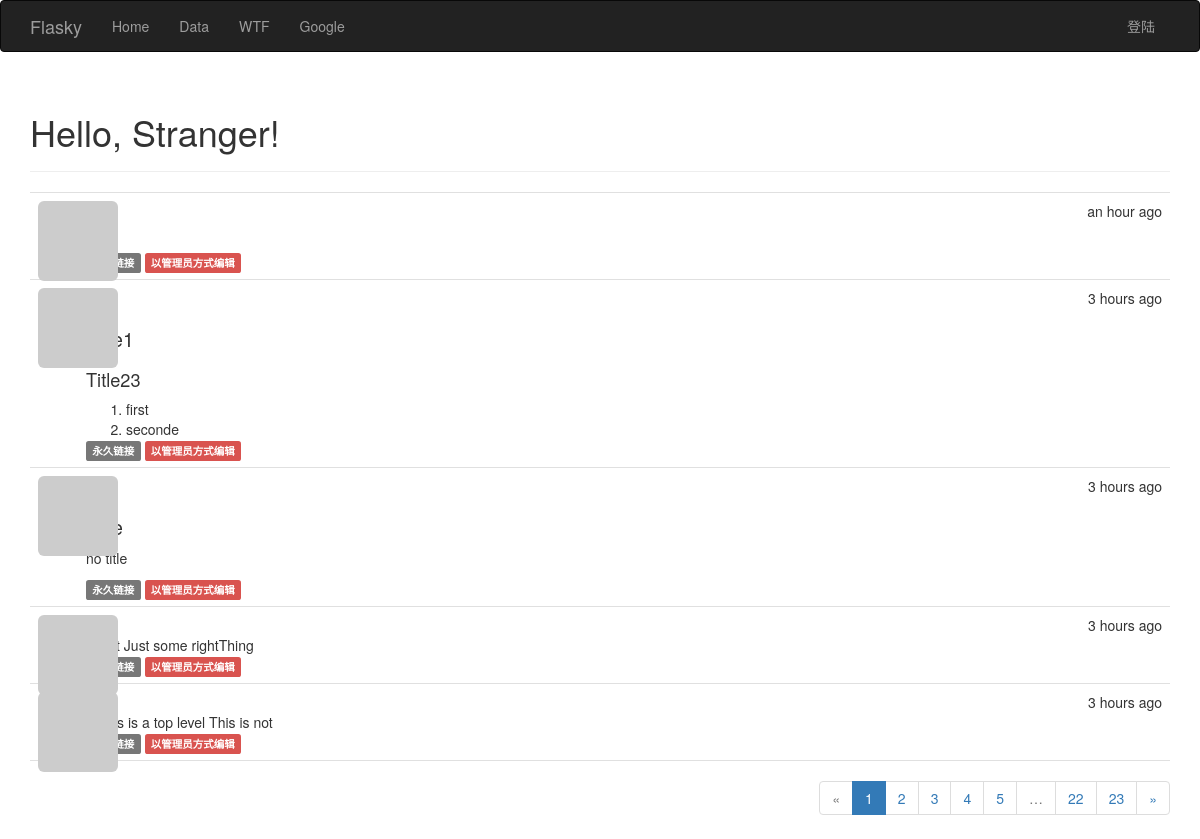
The page / on the database its author committed.
### app/models.py (models this page shows, shortened)
class Post(db.Model):
    __tablename__ = 'posts'
    id = db.Column(db.Integer,primary_key=True)
    body = db.Column(db.Text)
    timestamp = db.Column(db.DateTime,index=True,default=datetime.utcnow)
    author_id = db.Column(db.Integer,db.ForeignKey('users.id'))
    body_html = db.Column(db.Text)

### app/main/views.py (the view)
@main.route('/',methods=['GET','POST'])
def index():
    form = PostForm()
    if  current_user.can(Permission.WRITE_ARTICLES) and \
        form.validate_on_submit():
        post = Post(body = form.body.data,author = current_user._get_current_object())
        db.session.add(post)
        return redirect(url_for('.index'))
    page = request.args.get('page',1,type=int)
    pagination = Post.query.order_by(Post.timestamp.desc()).paginate(
        page,per_page=current_app.config['FLASKY_POSTS_PER_PAGE'],
        error_out=False
    )
    posts = pagination.items
    return render_template('index.html',form=form,posts = posts,pagination=pagination)

### app/auth/views.py (called while the page is built)
@auth.before_app_request
def before_request():
    if current_user.is_authenticated:
        current_user.ping()
        if not current_user.confirmed and request.endpoint[:5] !='auth.':
            return  redirect(url_for('auth.unconfirmed'))

### app/main/__init__.py (called while the page is built)
@main.app_context_processor
def inject_permissions():
    return dict(Permission=Permission)

### app/models.py (called while the page is built)
    def gravatar(self,size=100,default='identicon',rating='g'):
        if request.is_secure:
            url = 'https://secure.gravatar.com/avatar'
        else:
            url = 'http://www.gravatar.com/avatar'
        hash = self.avatar_hash
        return '{url}/{hash}?s={size}&d={default}&r={rating}'.format(url=url,hash=hash,size=size,default=default,rating=rating)

    def can(self,permissions):
        return False

### app/templates/index.html (shortened to what this page needs)
{% extends "base.html" %}
{% import "bootstrap/wtf.html" as wtf %}
{% import "_macros.html" as marcos%}
{% block page_content %}
<div class="page-header">
    <h1>Hello, {% if current_user.is_authenticated %}{{ current_user.username }}{% else %}Stranger{% endif %}!</h1>
</div>
{% include '_posts.html' %}
<div class="pagination">
    {{ marcos.pagination_widget(pagination,'.index')}}
</div>
{% endblock %}

### app/templates/_posts.html
<ul class="posts">
    {% for post in posts %}
    <li class="post">
        <div class="post-thumbnail">
            <a href="{{ url_for('.user', username=post.author.username) }}">
                <img class="img-rounded profile-thumbnail" src="{{ post.author.gravatar(size=40) }}">
            </a>
        </div>
        <div class="post-content">
            <div class="post-date">{{ moment(post.timestamp).fromNow() }}</div>
            <div class="post-author"><a href="{{ url_for('.user', username=post.author.username) }}">{{ post.author.username }}</a></div>
            <div class="post-body">
                {% if post.body_html %}
                    {{ post.body_html | safe }}
                {% else %}
                    {{ post.body }}
                {% endif %}
            </div>
            <div class="post-footer">
                <a href="{{ url_for('.post',id=post.id) }}">
                    <span class="label label-default">永久链接</span>
                    {% if current_user == post.author %}
                    <a href="{{ url_for('.edit',id=post.id) }}">
                        <span class="label label-primary">编辑</span>
                    </a>
                    {% elif current_user.is_administrator %}
                    <a href="{{ url_for('.edit',id=post.id) }}">
                        <span class="label label-danger">以管理员方式编辑</span>
                    </a>
                    {% endif %}
                </a>
            </div>
        </div>
    </li>
    {% endfor %}
</ul>

### app/static/styles.css (style rules this page uses)
.profile-thumbnail { position: absolute; }
ul.posts { list-style-type: none; padding: 0px; margin: 16px 0px 0px 0px; border-top: 1px solid #e0e0e0; }
ul.posts li.post { padding: 8px; border-bottom: 1px solid #e0e0e0; }
div.post-date { float: right; }
div.post-author { font-weight: bold; }
div.post-thumbnail { position: absolute; }
div.post-content { margin-left: 48px; min-height: 48px; }
div.pagination { width: 100%; text-align: right; padding: 0px; margin: 0px; }
.post-body h1 { font-size: 140%; }
.post-body h2 { font-size: 130%; }

### rows shown on the page
Post: timestamp "an hour ago"
Post: timestamp "3 hours ago", body_html "Title23 first seconde"
Post: timestamp "3 hours ago", body_html "no title"
Post: timestamp "3 hours ago", body "# test Just some rightThing"
Post: timestamp "3 hours ago", body "# This is a top level This is not"

### other values the page prints
{{ p }} "1"
{{ p }} "2" "3" "4" "5" "22" "23"
